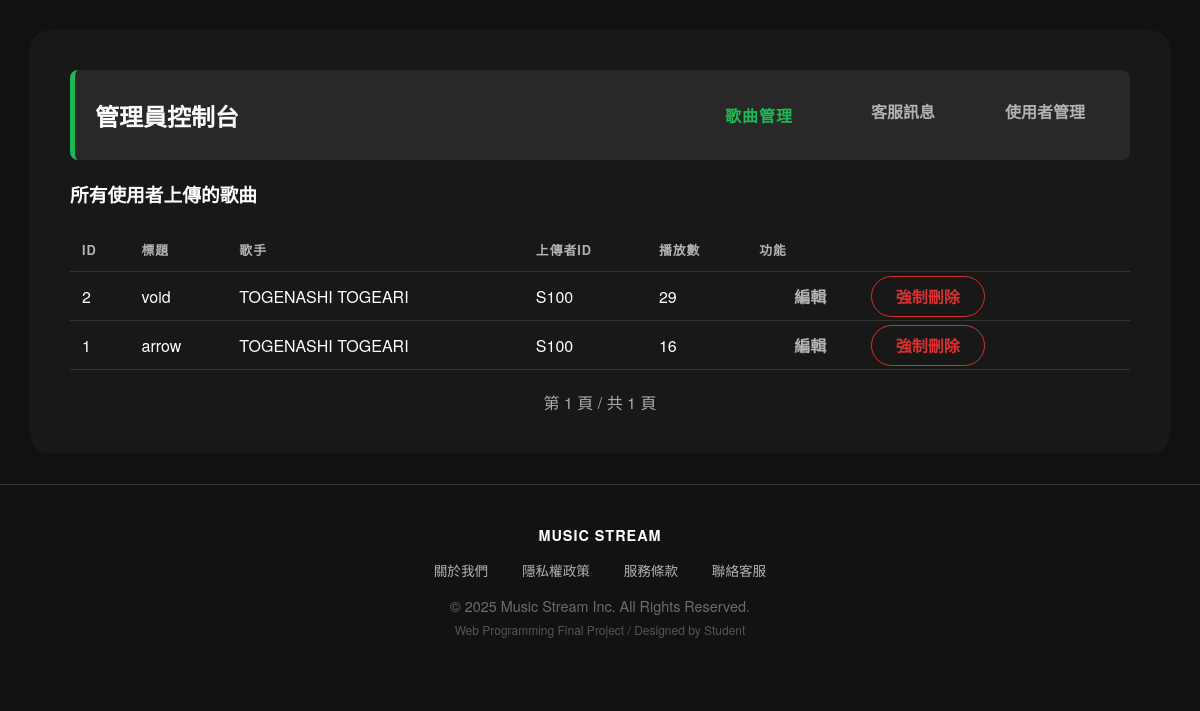
Screenshot of /final/admin.php (signed in) with the database file from the repository.
### tables this page shows
CREATE TABLE `songs` (
  `id` int(11) NOT NULL,
  `title` varchar(255) NOT NULL,
  `artist` varchar(255) NOT NULL,
  `file_path` varchar(255) NOT NULL,
  `uploader_id` char(4) NOT NULL,
  `upload_date` datetime NOT NULL,
  `play_count` int(11) DEFAULT 0,
  `genre` varchar(50) DEFAULT NULL,
  `cover_image` longblob DEFAULT NULL,
  `cover_type` varchar(50) DEFAULT NULL,
  PRIMARY KEY (`id`)
);

### final/admin.php (the view, shortened to what this page needs)
<?php
require_once("../DB/DB_open.php");
$limit = 10;
$page = isset($_GET['page']) ? (int)$_GET['page'] : 1;
$offset = ($page - 1) * $limit;
$sql_count = "SELECT COUNT(*) as total FROM songs";
$res_count = mysqli_query($link, $sql_count);
$row_count = mysqli_fetch_assoc($res_count);
$total_records = $row_count['total'];
$total_pages = ceil($total_records / $limit);
$sql_all = "SELECT * FROM songs ORDER BY upload_date DESC LIMIT $offset, $limit";
$result_all = mysqli_query($link, $sql_all);
?>
<?php
require_once("inc/header.php");
?>
    <link rel="stylesheet" href="css/common.css">
    <link rel="stylesheet" href="css/music.css">
</head>
<body>
    <div id="content-container" style="margin: 30px auto;">
        <div class="admin-header">
            <h2 style="margin: 0;">管理員控制台</h2>
            <div style="display: flex; gap: 10px;">
                <a href="admin.php" class="btn-primary">歌曲管理</a>
                <a href="admin_contact.php" class="btn-secondary">客服訊息</a>
                <a href="admin_users.php" class="btn-secondary">使用者管理</a>
            </div>
        </div>
        <h3>所有使用者上傳的歌曲</h3>
        <table class="dashboard-table">
            <thead>
                <tr>
                    <th>ID</th>
                    <th>標題</th>
                    <th>歌手</th>
                    <th>上傳者ID</th>
                    <th>播放數</th>
                    <th>功能</th>
                </tr>
            </thead>
            <tbody>
                <?php
                while ($row = mysqli_fetch_assoc($result_all)) {
                ?>
                    <tr>
                        <td><?php echo $row['id']; ?></td>
                        <td><?php echo htmlspecialchars($row['title']); ?></td>
                        <td><?php echo htmlspecialchars($row['artist']); ?></td>
                        <td><?php echo $row['uploader_id']; ?></td>
                        <td><?php echo $row['play_count']; ?></td>
                        <td>
                            <a href="song_edit.php?id=<?php echo $row['id']; ?>" class="btn-secondary" style="margin-right: 5px;">編輯</a>
                            <a href="admin.php?delete_id=<?php echo $row['id']; ?>&page=<?php echo $page; ?>" class="btn-secondary" style="border-color: #d63031; color: #d63031;" onclick="return confirm('警告：管理員刪除將無法復原，確定執行？')">強制刪除</a>
                        </td>
                    </tr>
                <?php
                }
                ?>
            </tbody>
        </table>
        <div style="margin-top: 20px; text-align: center;">
            <span style="margin: 0 10px; color: #aaa;">第 <?php echo $page; ?> 頁 / 共 <?php echo $total_pages; ?> 頁</span>
        </div>
    </div>
</body>
</html>

### final/css/common.css (style rules this page uses)
:root { --primary-gradient: linear-gradient(135deg, #667eea 0%, #764ba2 100%); --bg-gradient: linear-gradient(135deg, #f5f7fa 0%, #c3cfe2 100%); --primary-accent: #6c5ce7; --success-color: #00b894; --text-main: #2d3436; --text-muted: #636e72; --card-bg: rgba(255, 255, 255, 0.9); }
body { margin: 0; padding: 0; font-family: "Microsoft JhengHei", "Inter", sans-serif; background: var(--bg-gradient); min-height: 100vh; color: var(--text-main); }
#content-container { margin: 40px auto; background: var(--card-bg); border-radius: 20px; box-shadow: 0 15px 35px rgba(0,0,0,0.08); backdrop-filter: blur(10px); border: 1px solid rgba(255,255,255,0.5); }
#final-footer { text-align: center; padding: 40px; color: var(--text-muted); font-size: 0.9rem; }

### final/css/music.css (style rules this page uses)
:root { --bg-dark: #121212; --bg-card: #181818; --bg-hover: #282828; --text-primary: #ffffff; --text-secondary: #b3b3b3; --accent-color: #1db954; --accent-hover: #1ed760; --border-color: #333; }
body { background: var(--bg-dark); color: var(--text-primary); font-family: 'Circular', 'Helvetica Neue', Helvetica, Arial, sans-serif; }
#content-container { background: var(--bg-card); border: none; color: var(--text-primary); max-width: 1200px; width: 95%; padding: 40px; box-sizing: border-box; }
h1, h2, h3 { color: var(--text-primary); }
.btn-primary { background-color: transparent; color: var(--accent-color); border: 1px solid transparent; border-radius: 500px; padding: 12px 32px; font-weight: 700; text-transform: uppercase; letter-spacing: 1px; cursor: pointer; transition: all 0.2s; text-decoration: none; display: inline-block; }
.btn-secondary { background-color: transparent; border: 1px solid transparent; color: var(--text-secondary); border-radius: 500px; padding: 8px 24px; font-weight: 700; cursor: pointer; text-transform: uppercase; margin-left: 10px; text-decoration: none; transition: all 0.2s; }
.dashboard-table { width: 100%; border-collapse: collapse; margin-top: 20px; }
.dashboard-table th, .dashboard-table td { text-align: left; padding: 12px; border-bottom: 1px solid var(--border-color); }
.dashboard-table th { color: var(--text-secondary); text-transform: uppercase; font-size: 0.8rem; letter-spacing: 1px; }

### final/admin.php (style rules this page uses)
.admin-header { background: #282828; padding: 20px; border-radius: 8px; margin-bottom: 20px; border-left: 5px solid var(--accent-color); display: flex; justify-content: space-between; align-items: center; }

### rows the page displays
songs: id "2", title "void", artist "TOGENASHI TOGEARI", uploader "S100", play_count "29"
songs: id "1", title "arrow", artist "TOGENASHI TOGEARI", uploader "S100", play_count "16"

### other values shown
$page "1"
$total_pages "1"
